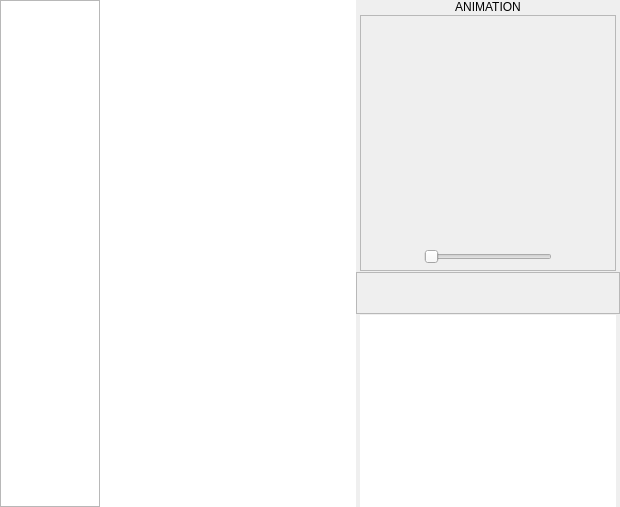
         <widget class="QWidget" name="editor_sprite_web">
          <layout class="QVBoxLayout" name="verticalLayout_18">
           <property name="spacing">
            <number>0</number>
           </property>
           <property name="leftMargin">
            <number>0</number>
           </property>
           <property name="topMargin">
            <number>0</number>
           </property>
           <property name="rightMargin">
            <number>0</number>
           </property>
           <property name="bottomMargin">
            <number>0</number>
           </property>
           <item>
            <widget class="QWidget" name="widget_2" native="true">
             <layout class="QHBoxLayout" name="horizontalLayout_11">
              <property name="spacing">
               <number>0</number>
              </property>
              <property name="leftMargin">
               <number>0</number>
              </property>
              <property name="topMargin">
               <number>0</number>
              </property>
              <property name="rightMargin">
               <number>0</number>
              </property>
              <property name="bottomMargin">
               <number>0</number>
              </property>
              <item>
               <widget class="QListWidget" name="sprite_fps_list">
                <property name="minimumSize">
                 <size>
                  <width>100</width>
                  <height>0</height>
                 </size>
                </property>
                <property name="maximumSize">
                 <size>
                  <width>100</width>
                  <height>16777215</height>
                 </size>
                </property>
                <property name="styleSheet">
                 <string notr="true"/>
                </property>
                <property name="verticalScrollBarPolicy">
                 <enum>Qt::ScrollBarPolicy::ScrollBarAlwaysOff</enum>
                </property>
                <property name="horizontalScrollBarPolicy">
                 <enum>Qt::ScrollBarPolicy::ScrollBarAlwaysOff</enum>
                </property>
                <property name="selectionMode">
                 <enum>QAbstractItemView::SelectionMode::SingleSelection</enum>
                </property>
                <property name="movement">
                 <enum>QListView::Movement::Static</enum>
                </property>
                <property name="resizeMode">
                 <enum>QListView::ResizeMode::Adjust</enum>
                </property>
                <property name="spacing">
                 <number>5</number>
                </property>
                <property name="viewMode">
                 <enum>QListView::ViewMode::IconMode</enum>
                </property>
               </widget>
              </item>
              <item>
               <widget class="QGraphicsView" name="sprite_canvas">
                <property name="styleSheet">
                 <string notr="true"/>
                </property>
                <property name="frameShape">
                 <enum>QFrame::Shape::NoFrame</enum>
                </property>
                <property name="verticalScrollBarPolicy">
                 <enum>Qt::ScrollBarPolicy::ScrollBarAlwaysOff</enum>
                </property>
                <property name="horizontalScrollBarPolicy">
                 <enum>Qt::ScrollBarPolicy::ScrollBarAlwaysOff</enum>
                </property>
               </widget>
              </item>
              <item>
               <widget class="QWidget" name="editor_preview_panel" native="true">
                <property name="minimumSize">
                 <size>
                  <width>264</width>
                  <height>0</height>
                 </size>
                </property>
                <property name="maximumSize">
                 <size>
                  <width>264</width>
                  <height>16777215</height>
                 </size>
                </property>
                <layout class="QVBoxLayout" name="verticalLayout_20">
                 <property name="spacing">
                  <number>1</number>
                 </property>
                 <property name="leftMargin">
                  <number>0</number>
                 </property>
                 <property name="topMargin">
                  <number>0</number>
                 </property>
                 <property name="rightMargin">
                  <number>0</number>
                 </property>
                 <property name="bottomMargin">
                  <number>0</number>
                 </property>
                 <item>
                  <widget class="QLabel" name="animate_label">
                   <property name="text">
                    <string>ANIMATION</string>
                   </property>
                   <property name="alignment">
                    <set>Qt::AlignmentFlag::AlignCenter</set>
                   </property>
                  </widget>
                 </item>
                 <item alignment="Qt::AlignmentFlag::AlignHCenter">
                  <widget class="QFrame" name="preview_bg">
                   <property name="minimumSize">
                    <size>
                     <width>256</width>
                     <height>256</height>
                    </size>
                   </property>
                   <property name="maximumSize">
                    <size>
                     <width>256</width>
                     <height>256</height>
                    </size>
                   </property>
                   <property name="frameShape">
                    <enum>QFrame::Shape::NoFrame</enum>
                   </property>
                   <property name="frameShadow">
                    <enum>QFrame::Shadow::Raised</enum>
                   </property>
                   <layout class="QVBoxLayout" name="verticalLayout_17">
                    <property name="spacing">
                     <number>0</number>
                    </property>
                    <property name="leftMargin">
                     <number>0</number>
                    </property>
                    <property name="topMargin">
                     <number>0</number>
                    </property>
                    <property name="rightMargin">
                     <number>0</number>
                    </property>
                    <property name="bottomMargin">
                     <number>0</number>
                    </property>
                    <item alignment="Qt::AlignmentFlag::AlignHCenter|Qt::AlignmentFlag::AlignTop">
                     <widget class="QLabel" name="animate_preview">
                      <property name="minimumSize">
                       <size>
                        <width>256</width>
                        <height>256</height>
                       </size>
                      </property>
                      <property name="maximumSize">
                       <size>
                        <width>256</width>
                        <height>256</height>
                       </size>
                      </property>
                      <property name="styleSheet">
                       <string notr="true"/>
                      </property>
                      <property name="frameShape">
                       <enum>QFrame::Shape::StyledPanel</enum>
                      </property>
                      <property name="text">
                       <string/>
                      </property>
                      <property name="scaledContents">
                       <bool>false</bool>
                      </property>
                      <property name="alignment">
                       <set>Qt::AlignmentFlag::AlignCenter</set>
                      </property>
                     </widget>
                    </item>
                    <item>
                     <layout class="QHBoxLayout" name="fps_slider_box" stretch="1,2,1">
                      <property name="bottomMargin">
                       <number>4</number>
                      </property>
                      <item>
                       <spacer name="horizontalSpacer_6">
                        <property name="orientation">
                         <enum>Qt::Orientation::Horizontal</enum>
                        </property>
                        <property name="sizeHint" stdset="0">
                         <size>
                          <width>40</width>
                          <height>20</height>
                         </size>
                        </property>
                       </spacer>
                      </item>
                      <item>
                       <widget class="QSlider" name="fps_slider">
                        <property name="styleSheet">
                         <string notr="true"/>
                        </property>
                        <property name="orientation">
                         <enum>Qt::Orientation::Horizontal</enum>
                        </property>
                       </widget>
                      </item>
                      <item>
                       <spacer name="horizontalSpacer_7">
                        <property name="orientation">
                         <enum>Qt::Orientation::Horizontal</enum>
                        </property>
                        <property name="sizeHint" stdset="0">
                         <size>
                          <width>40</width>
                          <height>20</height>
                         </size>
                        </property>
                       </spacer>
                      </item>
                     </layout>
                    </item>
                   </layout>
                  </widget>
                 </item>
                 <item alignment="Qt::AlignmentFlag::AlignHCenter">
                  <widget class="QFrame" name="btn_preview_btns">
                   <property name="frameShape">
                    <enum>QFrame::Shape::StyledPanel</enum>
                   </property>
                   <property name="frameShadow">
                    <enum>QFrame::Shadow::Raised</enum>
                   </property>
                   <layout class="QHBoxLayout" name="horizontalLayout_8">
                    <property name="spacing">
                     <number>4</number>
                    </property>
                    <property name="leftMargin">
                     <number>8</number>
                    </property>
                    <property name="topMargin">
                     <number>8</number>
                    </property>
                    <property name="rightMargin">
                     <number>8</number>
                    </property>
                    <property name="bottomMargin">
                     <number>8</number>
                    </property>
                    <item>
                     <widget class="QPushButton" name="btn_preview_prev">
                      <property name="minimumSize">
                       <size>
                        <width>38</width>
                        <height>24</height>
                       </size>
                      </property>
                      <property name="maximumSize">
                       <size>
                        <width>38</width>
                        <height>24</height>
                       </size>
                      </property>
                      <property name="text">
                       <string/>
                      </property>
                      <property name="icon">
                       <iconset resource="../assets/resources.qrc">
                        <normaloff>:/icons/btn_preview_prev.svg</normaloff>:/icons/btn_preview_prev.svg</iconset>
                      </property>
                      <property name="iconSize">
                       <size>
                        <width>28</width>
                        <height>16</height>
                       </size>
                      </property>
                      <property name="flat">
                       <bool>true</bool>
                      </property>
                     </widget>
                    </item>
                    <item>
                     <widget class="QPushButton" name="btn_preview_play">
                      <property name="minimumSize">
                       <size>
                        <width>38</width>
                        <height>24</height>
                       </size>
                      </property>
                      <property name="maximumSize">
                       <size>
                        <width>38</width>
                        <height>24</height>
                       </size>
                      </property>
                      <property name="text">
                       <string/>
                      </property>
                      <property name="icon">
                       <iconset resource="../assets/resources.qrc">
                        <normaloff>:/icons/btn_preview_play.svg</normaloff>
                        <normalon>:/icons/btn_preview_pause.svg</normalon>:/icons/btn_preview_play.svg</iconset>
                      </property>
                      <property name="iconSize">
                       <size>
                        <width>28</width>
                        <height>16</height>
                       </size>
                      </property>
                      <property name="checkable">
                       <bool>true</bool>
                      </property>
                      <property name="flat">
                       <bool>true</bool>
                      </property>
                     </widget>
                    </item>
                    <item>
                     <widget class="QPushButton" name="btn_preview_next">
                      <property name="minimumSize">
                       <size>
                        <width>38</width>
                        <height>24</height>
                       </size>
                      </property>
                      <property name="maximumSize">
                       <size>
                        <width>38</width>
                        <height>24</height>
                       </size>
                      </property>
                      <property name="text">
                       <string/>
                      </property>
                      <property name="icon">
                       <iconset resource="../assets/resources.qrc">
                        <normaloff>:/icons/btn_preview_next.svg</normaloff>:/icons/btn_preview_next.svg</iconset>
                      </property>
                      <property name="iconSize">
                       <size>
                        <width>28</width>
                        <height>16</height>
                       </size>
                      </property>
                      <property name="flat">
                       <bool>true</bool>
                      </property>
                     </widget>
                    </item>
                    <item>
                     <widget class="QPushButton" name="btn_preview_scale">
                      <property name="minimumSize">
                       <size>
                        <width>38</width>
                        <height>24</height>
                       </size>
                      </property>
                      <property name="maximumSize">
                       <size>
                        <width>38</width>
                        <height>24</height>
                       </size>
                      </property>
                      <property name="text">
                       <string/>
                      </property>
                      <property name="icon">
                       <iconset resource="../assets/resources.qrc">
                        <normaloff>:/icons/btn_preview_scale.svg</normaloff>:/icons/btn_preview_scale.svg</iconset>
                      </property>
                      <property name="iconSize">
                       <size>
                        <width>28</width>
                        <height>16</height>
                       </size>
                      </property>
                      <property name="flat">
                       <bool>true</bool>
                      </property>
                     </widget>
                    </item>
                    <item>
                     <widget class="QPushButton" name="btn_preview_change_bg">
                      <property name="minimumSize">
                       <size>
                        <width>38</width>
                        <height>24</height>
                       </size>
                      </property>
                      <property name="maximumSize">
                       <size>
                        <width>38</width>
                        <height>24</height>
                       </size>
                      </property>
                      <property name="text">
                       <string/>
                      </property>
                      <property name="icon">
                       <iconset resource="../assets/resources.qrc">
                        <normaloff>:/icons/btn_preview_change_bg.svg</normaloff>:/icons/btn_preview_change_bg.svg</iconset>
                      </property>
                      <property name="iconSize">
                       <size>
                        <width>28</width>
                        <height>16</height>
                       </size>
                      </property>
                      <property name="flat">
                       <bool>true</bool>
                      </property>
                     </widget>
                    </item>
                    <item>
                     <widget class="QPushButton" name="btn_preview_add">
                      <property name="minimumSize">
                       <size>
                        <width>38</width>
                        <height>24</height>
                       </size>
                      </property>
                      <property name="maximumSize">
                       <size>
                        <width>38</width>
                        <height>24</height>
                       </size>
                      </property>
                      <property name="text">
                       <string/>
                      </property>
                      <property name="icon">
                       <iconset resource="../assets/resources.qrc">
                        <normaloff>:/icons/btn_preview_add.svg</normaloff>:/icons/btn_preview_add.svg</iconset>
                      </property>
                      <property name="iconSize">
                       <size>
                        <width>28</width>
                        <height>16</height>
                       </size>
                      </property>
                      <property name="flat">
                       <bool>true</bool>
                      </property>
                     </widget>
                    </item>
                   </layout>
                  </widget>
                 </item>
                 <item alignment="Qt::AlignmentFlag::AlignHCenter">
                  <widget class="QTreeWidget" name="animate_list">
                   <property name="minimumSize">
                    <size>
                     <width>256</width>
                     <height>0</height>
                    </size>
                   </property>
                   <property name="maximumSize">
                    <size>
                     <width>256</width>
                     <height>16777215</height>
                    </size>
                   </property>
                   <property name="styleSheet">
                    <string notr="true"/>
                   </property>
                   <property name="frameShape">
                    <enum>QFrame::Shape::NoFrame</enum>
                   </property>
                   <property name="verticalScrollBarPolicy">
                    <enum>Qt::ScrollBarPolicy::ScrollBarAlwaysOff</enum>
                   </property>
                   <property name="horizontalScrollBarPolicy">
                    <enum>Qt::ScrollBarPolicy::ScrollBarAlwaysOff</enum>
                   </property>
                   <attribute name="headerVisible">
                    <bool>false</bool>
                   </attribute>
                   <column>
                    <property name="text">
                     <string notr="true">1</string>
                    </property>
                   </column>
                  </widget>
                 </item>
                </layout>
               </widget>
              </item>
             </layout>
            </widget>
           </item>
          </layout>
         </widget>
